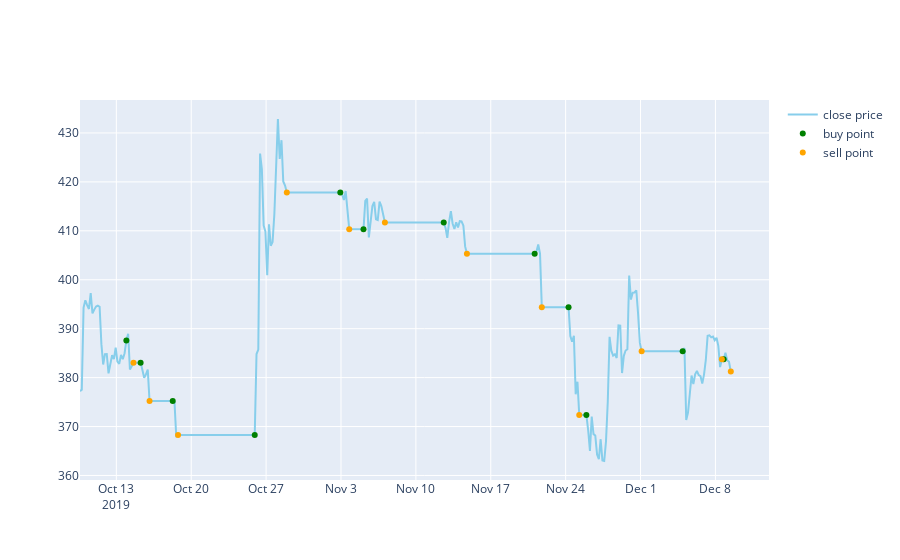
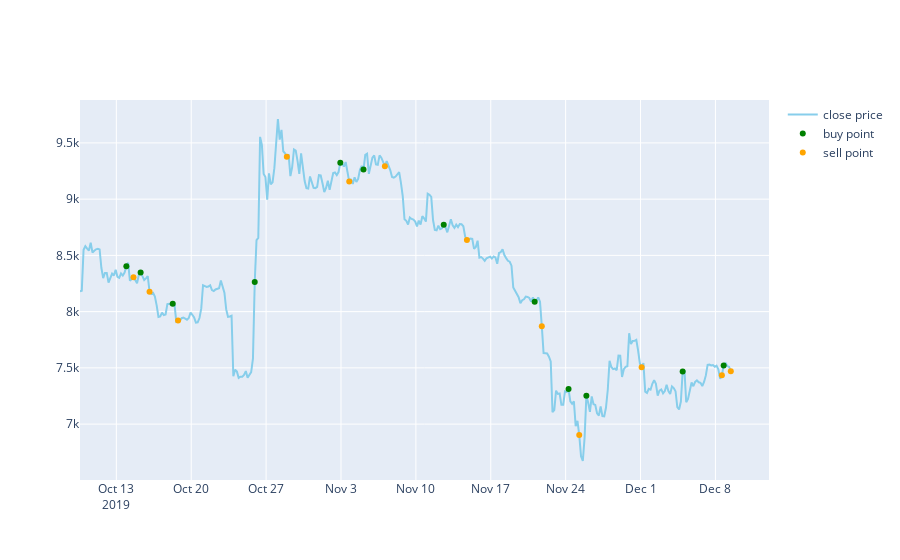
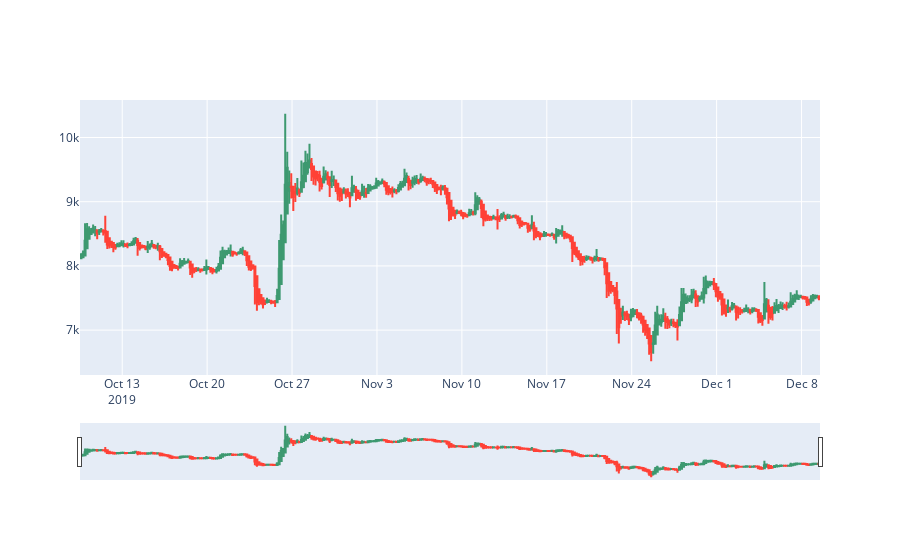

Notebook code cell kept with these figures, in order:
### Code cell
trading_record = run_bot('4h','4 hours','2 months ago UTC')
trading_record

### Figure 1 — Plotly figure (JSON) as saved in the notebook; plotly's stock layout.template omitted (floating-point values rounded to 4 significant figures; data arrays with more than 128 entries replaced by an {"elided": "..."} marker saying what was removed)
{"data": [{"line": {"color": "skyblue", "width": 2}, "mode": "lines", "name": "close price", "type": "scatter", "x": {"elided": "366 str values"}, "y": {"elided": "366 float values"}}, {"line": {"color": "green", "width": 1}, "mode": "markers", "name": "buy point", "type": "scatter", "x": ["2019-10-13T22:30:00", "2019-10-15T06:30:00", "2019-10-18T06:30:00", "2019-10-25T22:30:00", "2019-11-02T22:30:00", "2019-11-05T02:30:00", "2019-11-12T14:30:00", "2019-11-21T02:30:00", "2019-11-24T06:30:00", "2019-11-25T22:30:00", "2019-12-04T22:30:00", "2019-12-08T18:30:00"], "y": [387.6, 383.1, 375.2, 368.3, 417.9, 410.3, 411.7, 405.3, 394.4, 372.4, 385.4, 383.7]}, {"line": {"color": "orange", "width": 1}, "mode": "markers", "name": "sell point", "type": "scatter", "x": ["2019-10-14T14:30:00", "2019-10-16T02:30:00", "2019-10-18T18:30:00", "2019-10-28T22:30:00", "2019-11-03T18:30:00", "2019-11-07T02:30:00", "2019-11-14T18:30:00", "2019-11-21T18:30:00", "2019-11-25T06:30:00", "2019-12-01T02:30:00", "2019-12-08T14:30:00", "2019-12-09T10:30:00"], "y": [383.1, 375.2, 368.3, 417.9, 410.3, 411.7, 405.3, 394.4, 372.4, 385.4, 383.7, 381.2]}], "layout": {}}

### Figure 2 — Plotly figure (JSON) as saved in the notebook; plotly's stock layout.template omitted (floating-point values rounded to 4 significant figures; data arrays with more than 128 entries replaced by an {"elided": "..."} marker saying what was removed)
{"data": [{"line": {"color": "skyblue", "width": 2}, "mode": "lines", "name": "close price", "type": "scatter", "x": {"elided": "366 str values"}, "y": {"elided": "366 float values"}}, {"line": {"color": "green", "width": 1}, "mode": "markers", "name": "buy point", "type": "scatter", "x": ["2019-10-13T22:30:00", "2019-10-15T06:30:00", "2019-10-18T06:30:00", "2019-10-25T22:30:00", "2019-11-02T22:30:00", "2019-11-05T02:30:00", "2019-11-12T14:30:00", "2019-11-21T02:30:00", "2019-11-24T06:30:00", "2019-11-25T22:30:00", "2019-12-04T22:30:00", "2019-12-08T18:30:00"], "y": [8404.0, 8348.0, 8071.0, 8263.0, 9324.0, 9263.0, 8772.0, 8089.0, 7312.0, 7253.0, 7467.0, 7520.0]}, {"line": {"color": "orange", "width": 1}, "mode": "markers", "name": "sell point", "type": "scatter", "x": ["2019-10-14T14:30:00", "2019-10-16T02:30:00", "2019-10-18T18:30:00", "2019-10-28T22:30:00", "2019-11-03T18:30:00", "2019-11-07T02:30:00", "2019-11-14T18:30:00", "2019-11-21T18:30:00", "2019-11-25T06:30:00", "2019-12-01T02:30:00", "2019-12-08T14:30:00", "2019-12-09T10:30:00"], "y": [8306.0, 8178.0, 7920.0, 9376.0, 9157.0, 9294.0, 8637.0, 7871.0, 6903.0, 7506.0, 7435.0, 7471.0]}], "layout": {}}

### Figure 3 — Plotly figure (JSON) as saved in the notebook; plotly's stock layout.template omitted (floating-point values rounded to 4 significant figures; data arrays with more than 128 entries replaced by an {"elided": "..."} marker saying what was removed)
{"data": [{"close": {"elided": "366 float values"}, "high": {"elided": "366 float values"}, "low": {"elided": "366 float values"}, "open": {"elided": "366 float values"}, "type": "candlestick", "x": {"elided": "366 str values"}}], "layout": {}}
